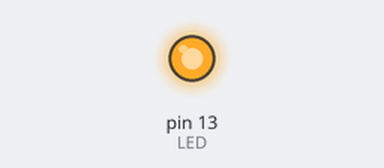
Recording of a sketch running on a simulated Arduino Uno, built with avr-gcc and run on an emulated ATmega328P. Shown: output pins drawn as LEDs (lit = HIGH).

Above: at 1.61 s.
At 31.3 s:
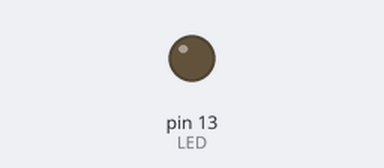
Timing chart, 0 to 39.0 s (numbered marks = the images above):
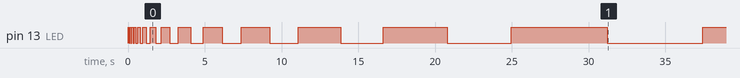

The sketch:

prueba1_LED.ino
```cpp
int LED = 13;
int my_delay = 10;

void setup()
{
  pinMode(LED,OUTPUT);
}

void loop()
{
  digitalWrite(LED,HIGH);
  delay(my_delay);
  digitalWrite(LED,LOW);
  delay(my_delay);
  my_delay = my_delay * 1.5;
}
```
